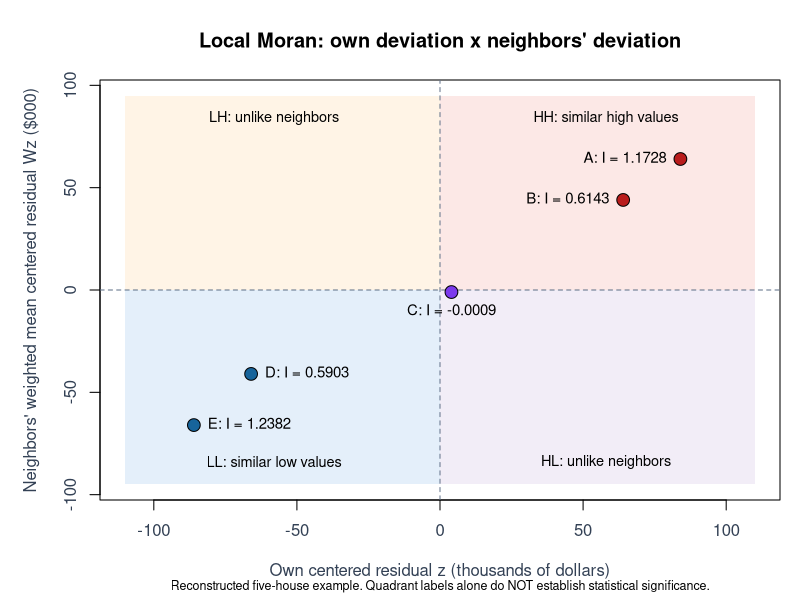
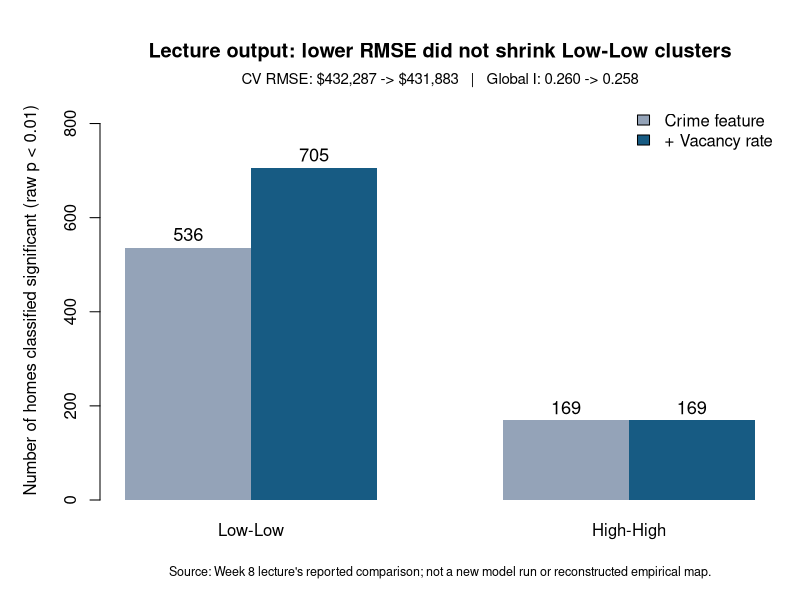

Recreate these plots in R, in order.
# Reproducible teaching figures; run from the portfolio root.
# Source: supplied Week 8 slides (Delmelle, 2026-10-23).
# Figure 1 is the five-house example, NOT an empirical Philadelphia map.
out <- "weekly-notes/assets"
e <- c(A = 100, B = 80, C = 20, D = -50, E = -70)
W <- matrix(0, 5, 5, dimnames = list(names(e), names(e)))
W[cbind(1:4, 2:5)] <- W[cbind(2:5, 1:4)] <- 1
W <- W / rowSums(W)
z <- e - mean(e)
lag_z <- drop(W %*% z)
Ii <- z * lag_z / mean(z^2)
stopifnot(abs(sum(z^2) - 22920) < 1e-9,
          abs(mean(Ii) - 0.7229493892) < 1e-9)
png(file.path(out, "week08-local-moran.png"), 1500, 1050, res = 150)
par(mar = c(5, 5, 4, 1), family = "sans", col.axis = "#334155", col.lab = "#334155")
plot(z, lag_z, type = "n", xlim = c(-110, 110), ylim = c(-95, 95),
     xlab = "Own centered residual z (thousands of dollars)",
     ylab = "Neighbors' weighted mean centered residual Wz ($000)",
     main = "Local Moran: own deviation x neighbors' deviation")
rect(-110, 0, 0, 95, col = "#fff4e6", border = NA)
rect(0, 0, 110, 95, col = "#fce8e6", border = NA)
rect(-110, -95, 0, 0, col = "#e4effa", border = NA)
rect(0, -95, 110, 0, col = "#f2edf7", border = NA)
abline(h = 0, v = 0, col = "#64748b", lty = 2)
text(c(-58, 58, -58, 58), c(84, 84, -84, -84),
     c("LH: unlike neighbors", "HH: similar high values",
       "LL: similar low values", "HL: unlike neighbors"), cex = .87)
points(z, lag_z, pch = 21, bg = c("#b91c1c", "#b91c1c", "#7c3aed", "#17649b", "#17649b"), cex = 1.7)
text(z, lag_z, labels = paste0(names(e), ": I = ", sprintf("%.4f", Ii)),
     pos = c(2, 2, 1, 4, 4), cex = .9, offset = .7)
mtext("Reconstructed five-house example. Quadrant labels alone do NOT establish statistical significance.",
      side = 1, line = 3.7, cex = .75)
dev.off()

png(file.path(out, "week08-vacancy-check.png"), 1500, 1000, res = 150)
par(mar = c(5, 5, 5, 1), family = "sans")
counts <- matrix(c(536, 705, 169, 169), nrow = 2,
                 dimnames = list(c("Crime feature", "+ Vacancy rate"), c("Low-Low", "High-High")))
b <- barplot(counts, beside = TRUE, ylim = c(0, 850),
             col = c("#94a3b8", "#175b83"), border = NA,
             ylab = "Number of homes classified significant (raw p < 0.01)",
             main = "Lecture output: lower RMSE did not shrink Low-Low clusters")
text(b, counts + 28, labels = as.vector(counts), cex = 1.1)
legend("topright", legend = rownames(counts), fill = c("#94a3b8", "#175b83"), bty = "n")
mtext("CV RMSE: $432,287 -> $431,883   |   Global I: 0.260 -> 0.258", side = 3, line = .6, cex = .9)
mtext("Source: Week 8 lecture's reported comparison; not a new model run or reconstructed empirical map.",
      side = 1, line = 3, cex = .75)
dev.off()
